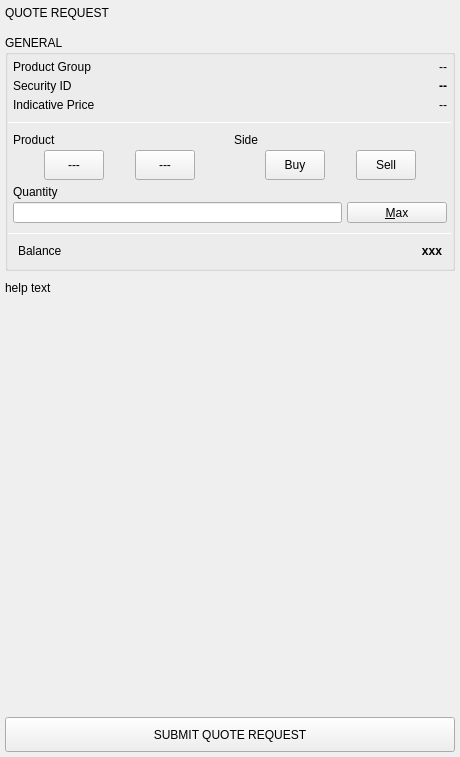
<?xml version="1.0" encoding="UTF-8"?>
<ui version="4.0">
 <class>FuturesTicket</class>
 <widget class="QWidget" name="FuturesTicket">
  <property name="geometry">
   <rect>
    <x>0</x>
    <y>0</y>
    <width>460</width>
    <height>757</height>
   </rect>
  </property>
  <property name="sizePolicy">
   <sizepolicy hsizetype="Minimum" vsizetype="Preferred">
    <horstretch>0</horstretch>
    <verstretch>0</verstretch>
   </sizepolicy>
  </property>
  <property name="minimumSize">
   <size>
    <width>0</width>
    <height>0</height>
   </size>
  </property>
  <property name="maximumSize">
   <size>
    <width>16777215</width>
    <height>16777215</height>
   </size>
  </property>
  <property name="windowTitle">
   <string>Form</string>
  </property>
  <layout class="QVBoxLayout" name="verticalLayout_4">
   <property name="spacing">
    <number>5</number>
   </property>
   <property name="leftMargin">
    <number>0</number>
   </property>
   <property name="topMargin">
    <number>0</number>
   </property>
   <property name="rightMargin">
    <number>0</number>
   </property>
   <property name="bottomMargin">
    <number>0</number>
   </property>
   <item>
    <widget class="QWidget" name="horizontalWidgetHeader" native="true">
     <property name="minimumSize">
      <size>
       <width>0</width>
       <height>25</height>
      </size>
     </property>
     <property name="headerPanel" stdset="0">
      <bool>true</bool>
     </property>
     <layout class="QHBoxLayout" name="horizontalLayout_2">
      <property name="spacing">
       <number>5</number>
      </property>
      <property name="leftMargin">
       <number>5</number>
      </property>
      <property name="topMargin">
       <number>0</number>
      </property>
      <property name="rightMargin">
       <number>0</number>
      </property>
      <property name="bottomMargin">
       <number>0</number>
      </property>
      <item>
       <widget class="QLabel" name="label">
        <property name="text">
         <string>QUOTE REQUEST</string>
        </property>
        <property name="indent">
         <number>0</number>
        </property>
        <property name="headerLabel" stdset="0">
         <bool>true</bool>
        </property>
       </widget>
      </item>
     </layout>
    </widget>
   </item>
   <item>
    <widget class="QWidget" name="content" native="true">
     <layout class="QVBoxLayout" name="verticalLayout">
      <property name="spacing">
       <number>10</number>
      </property>
      <property name="leftMargin">
       <number>5</number>
      </property>
      <property name="topMargin">
       <number>5</number>
      </property>
      <property name="rightMargin">
       <number>5</number>
      </property>
      <property name="bottomMargin">
       <number>5</number>
      </property>
      <item>
       <widget class="QGroupBox" name="groupBox">
        <property name="title">
         <string>GENERAL</string>
        </property>
        <property name="wellGroupBoxWithButtonBar" stdset="0">
         <bool>true</bool>
        </property>
        <layout class="QVBoxLayout" name="verticalLayout_13">
         <property name="spacing">
          <number>10</number>
         </property>
         <property name="leftMargin">
          <number>0</number>
         </property>
         <property name="topMargin">
          <number>0</number>
         </property>
         <property name="rightMargin">
          <number>0</number>
         </property>
         <property name="bottomMargin">
          <number>0</number>
         </property>
         <item>
          <widget class="QWidget" name="verticalWidgetGeneral" native="true">
           <layout class="QVBoxLayout" name="verticalLayout_8">
            <property name="spacing">
             <number>5</number>
            </property>
            <property name="leftMargin">
             <number>5</number>
            </property>
            <property name="topMargin">
             <number>5</number>
            </property>
            <property name="rightMargin">
             <number>5</number>
            </property>
            <property name="bottomMargin">
             <number>0</number>
            </property>
            <item>
             <widget class="QWidget" name="verticalWidgetProductGroup" native="true">
              <property name="minimumSize">
               <size>
                <width>0</width>
                <height>0</height>
               </size>
              </property>
              <layout class="QHBoxLayout" name="horizontalLayout_6">
               <property name="spacing">
                <number>0</number>
               </property>
               <property name="leftMargin">
                <number>0</number>
               </property>
               <property name="topMargin">
                <number>0</number>
               </property>
               <property name="rightMargin">
                <number>0</number>
               </property>
               <property name="bottomMargin">
                <number>0</number>
               </property>
               <item>
                <widget class="QLabel" name="label_2">
                 <property name="maximumSize">
                  <size>
                   <width>100</width>
                   <height>16777215</height>
                  </size>
                 </property>
                 <property name="text">
                  <string>Product Group</string>
                 </property>
                </widget>
               </item>
               <item>
                <widget class="QLabel" name="labelProductGroup">
                 <property name="text">
                  <string>--</string>
                 </property>
                 <property name="alignment">
                  <set>Qt::AlignRight|Qt::AlignTrailing|Qt::AlignVCenter</set>
                 </property>
                 <property name="whiteLabel" stdset="0">
                  <bool>true</bool>
                 </property>
                </widget>
               </item>
              </layout>
             </widget>
            </item>
            <item>
             <widget class="QWidget" name="horizontalWidgetSecurity" native="true">
              <property name="minimumSize">
               <size>
                <width>0</width>
                <height>0</height>
               </size>
              </property>
              <layout class="QHBoxLayout" name="horizontalLayout_8">
               <property name="spacing">
                <number>5</number>
               </property>
               <property name="leftMargin">
                <number>0</number>
               </property>
               <property name="topMargin">
                <number>0</number>
               </property>
               <property name="rightMargin">
                <number>0</number>
               </property>
               <property name="bottomMargin">
                <number>0</number>
               </property>
               <item>
                <widget class="QLabel" name="label_5">
                 <property name="maximumSize">
                  <size>
                   <width>100</width>
                   <height>16777215</height>
                  </size>
                 </property>
                 <property name="text">
                  <string>Security ID</string>
                 </property>
                </widget>
               </item>
               <item>
                <widget class="QLabel" name="labelSecurityId">
                 <property name="styleSheet">
                  <string notr="true">font-weight: bold;</string>
                 </property>
                 <property name="text">
                  <string>--</string>
                 </property>
                 <property name="alignment">
                  <set>Qt::AlignRight|Qt::AlignTrailing|Qt::AlignVCenter</set>
                 </property>
                 <property name="whiteLabel" stdset="0">
                  <bool>true</bool>
                 </property>
                </widget>
               </item>
              </layout>
             </widget>
            </item>
            <item>
             <widget class="QWidget" name="horizontalWidgetPrice" native="true">
              <property name="minimumSize">
               <size>
                <width>0</width>
                <height>0</height>
               </size>
              </property>
              <layout class="QHBoxLayout" name="horizontalLayout_9">
               <property name="spacing">
                <number>5</number>
               </property>
               <property name="leftMargin">
                <number>0</number>
               </property>
               <property name="topMargin">
                <number>0</number>
               </property>
               <property name="rightMargin">
                <number>0</number>
               </property>
               <property name="bottomMargin">
                <number>0</number>
               </property>
               <item>
                <widget class="QLabel" name="label_7">
                 <property name="maximumSize">
                  <size>
                   <width>100</width>
                   <height>16777215</height>
                  </size>
                 </property>
                 <property name="text">
                  <string>Indicative Price</string>
                 </property>
                </widget>
               </item>
               <item>
                <widget class="QLabel" name="labelIndicativePrice">
                 <property name="text">
                  <string>--</string>
                 </property>
                 <property name="alignment">
                  <set>Qt::AlignRight|Qt::AlignTrailing|Qt::AlignVCenter</set>
                 </property>
                 <property name="whiteLabel" stdset="0">
                  <bool>true</bool>
                 </property>
                </widget>
               </item>
              </layout>
             </widget>
            </item>
           </layout>
          </widget>
         </item>
         <item>
          <widget class="Line" name="lineBeforeProduct">
           <property name="maximumSize">
            <size>
             <width>16777215</width>
             <height>1</height>
            </size>
           </property>
           <property name="orientation">
            <enum>Qt::Horizontal</enum>
           </property>
          </widget>
         </item>
         <item>
          <widget class="QWidget" name="verticalWidgetSelectedProduct" native="true">
           <property name="minimumSize">
            <size>
             <width>0</width>
             <height>0</height>
            </size>
           </property>
           <layout class="QVBoxLayout" name="verticalLayout_14">
            <property name="spacing">
             <number>5</number>
            </property>
            <property name="leftMargin">
             <number>5</number>
            </property>
            <property name="topMargin">
             <number>0</number>
            </property>
            <property name="rightMargin">
             <number>5</number>
            </property>
            <property name="bottomMargin">
             <number>0</number>
            </property>
            <item>
             <widget class="QWidget" name="productside" native="true">
              <property name="minimumSize">
               <size>
                <width>0</width>
                <height>0</height>
               </size>
              </property>
              <property name="maximumSize">
               <size>
                <width>16777215</width>
                <height>16777215</height>
               </size>
              </property>
              <layout class="QHBoxLayout" name="horizontalLayout_3">
               <property name="spacing">
                <number>5</number>
               </property>
               <property name="leftMargin">
                <number>0</number>
               </property>
               <property name="topMargin">
                <number>0</number>
               </property>
               <property name="rightMargin">
                <number>0</number>
               </property>
               <property name="bottomMargin">
                <number>0</number>
               </property>
               <item>
                <widget class="QWidget" name="verticalWidgetProduct" native="true">
                 <property name="minimumSize">
                  <size>
                   <width>0</width>
                   <height>0</height>
                  </size>
                 </property>
                 <layout class="QVBoxLayout" name="verticalLayout_2">
                  <property name="spacing">
                   <number>3</number>
                  </property>
                  <property name="leftMargin">
                   <number>0</number>
                  </property>
                  <property name="topMargin">
                   <number>0</number>
                  </property>
                  <property name="rightMargin">
                   <number>0</number>
                  </property>
                  <property name="bottomMargin">
                   <number>0</number>
                  </property>
                  <item>
                   <widget class="QLabel" name="labelProduct">
                    <property name="text">
                     <string>Product</string>
                    </property>
                   </widget>
                  </item>
                  <item>
                   <widget class="QWidget" name="widget_2" native="true">
                    <layout class="QHBoxLayout" name="horizontalLayout_10">
                     <property name="spacing">
                      <number>0</number>
                     </property>
                     <property name="leftMargin">
                      <number>0</number>
                     </property>
                     <property name="topMargin">
                      <number>0</number>
                     </property>
                     <property name="rightMargin">
                      <number>0</number>
                     </property>
                     <property name="bottomMargin">
                      <number>0</number>
                     </property>
                     <item>
                      <widget class="QPushButton" name="pushButtonNumCcy">
                       <property name="minimumSize">
                        <size>
                         <width>60</width>
                         <height>30</height>
                        </size>
                       </property>
                       <property name="maximumSize">
                        <size>
                         <width>60</width>
                         <height>30</height>
                        </size>
                       </property>
                       <property name="text">
                        <string>---</string>
                       </property>
                       <property name="checkable">
                        <bool>true</bool>
                       </property>
                       <property name="left_button" stdset="0">
                        <bool>true</bool>
                       </property>
                      </widget>
                     </item>
                     <item>
                      <widget class="QPushButton" name="pushButtonDenomCcy">
                       <property name="minimumSize">
                        <size>
                         <width>60</width>
                         <height>30</height>
                        </size>
                       </property>
                       <property name="maximumSize">
                        <size>
                         <width>60</width>
                         <height>30</height>
                        </size>
                       </property>
                       <property name="text">
                        <string>---</string>
                       </property>
                       <property name="checkable">
                        <bool>true</bool>
                       </property>
                       <property name="right_button" stdset="0">
                        <bool>true</bool>
                       </property>
                      </widget>
                     </item>
                    </layout>
                   </widget>
                  </item>
                 </layout>
                </widget>
               </item>
               <item>
                <widget class="QWidget" name="verticalWidgetSide" native="true">
                 <property name="minimumSize">
                  <size>
                   <width>0</width>
                   <height>0</height>
                  </size>
                 </property>
                 <layout class="QVBoxLayout" name="verticalLayout_3">
                  <property name="spacing">
                   <number>3</number>
                  </property>
                  <property name="leftMargin">
                   <number>1</number>
                  </property>
                  <property name="topMargin">
                   <number>0</number>
                  </property>
                  <property name="rightMargin">
                   <number>0</number>
                  </property>
                  <property name="bottomMargin">
                   <number>0</number>
                  </property>
                  <item>
                   <widget class="QLabel" name="labelSide">
                    <property name="text">
                     <string>Side</string>
                    </property>
                   </widget>
                  </item>
                  <item>
                   <widget class="QWidget" name="widget" native="true">
                    <property name="sideSwitchContainer" stdset="0">
                     <bool>true</bool>
                    </property>
                    <layout class="QHBoxLayout" name="horizontalLayout_11">
                     <property name="spacing">
                      <number>0</number>
                     </property>
                     <property name="leftMargin">
                      <number>0</number>
                     </property>
                     <property name="topMargin">
                      <number>0</number>
                     </property>
                     <property name="rightMargin">
                      <number>0</number>
                     </property>
                     <property name="bottomMargin">
                      <number>0</number>
                     </property>
                     <item>
                      <widget class="QPushButton" name="pushButtonBuy">
                       <property name="minimumSize">
                        <size>
                         <width>60</width>
                         <height>30</height>
                        </size>
                       </property>
                       <property name="maximumSize">
                        <size>
                         <width>60</width>
                         <height>30</height>
                        </size>
                       </property>
                       <property name="text">
                        <string>Buy</string>
                       </property>
                       <property name="checkable">
                        <bool>true</bool>
                       </property>
                       <property name="left_button" stdset="0">
                        <bool>true</bool>
                       </property>
                      </widget>
                     </item>
                     <item>
                      <widget class="QPushButton" name="pushButtonSell">
                       <property name="minimumSize">
                        <size>
                         <width>60</width>
                         <height>30</height>
                        </size>
                       </property>
                       <property name="maximumSize">
                        <size>
                         <width>60</width>
                         <height>30</height>
                        </size>
                       </property>
                       <property name="text">
                        <string>Sell</string>
                       </property>
                       <property name="checkable">
                        <bool>true</bool>
                       </property>
                       <property name="right_button" stdset="0">
                        <bool>true</bool>
                       </property>
                      </widget>
                     </item>
                    </layout>
                   </widget>
                  </item>
                 </layout>
                </widget>
               </item>
              </layout>
             </widget>
            </item>
            <item>
             <widget class="QWidget" name="QuantityLayout" native="true">
              <property name="minimumSize">
               <size>
                <width>0</width>
                <height>0</height>
               </size>
              </property>
              <layout class="QVBoxLayout" name="verticalLayout_11">
               <property name="spacing">
                <number>3</number>
               </property>
               <property name="leftMargin">
                <number>0</number>
               </property>
               <property name="topMargin">
                <number>0</number>
               </property>
               <property name="rightMargin">
                <number>0</number>
               </property>
               <property name="bottomMargin">
                <number>0</number>
               </property>
               <item>
                <widget class="QLabel" name="quantityLabel">
                 <property name="text">
                  <string>Quantity</string>
                 </property>
                </widget>
               </item>
               <item>
                <widget class="QWidget" name="quantityWidget" native="true">
                 <property name="sizePolicy">
                  <sizepolicy hsizetype="MinimumExpanding" vsizetype="Preferred">
                   <horstretch>0</horstretch>
                   <verstretch>0</verstretch>
                  </sizepolicy>
                 </property>
                 <layout class="QHBoxLayout" name="horizontalLayout">
                  <property name="spacing">
                   <number>5</number>
                  </property>
                  <property name="leftMargin">
                   <number>0</number>
                  </property>
                  <property name="topMargin">
                   <number>0</number>
                  </property>
                  <property name="rightMargin">
                   <number>0</number>
                  </property>
                  <property name="bottomMargin">
                   <number>0</number>
                  </property>
                  <item alignment="Qt::AlignVCenter">
                   <widget class="QLineEdit" name="lineEditAmount">
                    <property name="sizePolicy">
                     <sizepolicy hsizetype="MinimumExpanding" vsizetype="Fixed">
                      <horstretch>0</horstretch>
                      <verstretch>0</verstretch>
                     </sizepolicy>
                    </property>
                    <property name="minimumSize">
                     <size>
                      <width>0</width>
                      <height>21</height>
                     </size>
                    </property>
                    <property name="maximumSize">
                     <size>
                      <width>16777215</width>
                      <height>21</height>
                     </size>
                    </property>
                    <property name="text">
                     <string/>
                    </property>
                   </widget>
                  </item>
                  <item alignment="Qt::AlignVCenter">
                   <widget class="QPushButton" name="toolButtonMax">
                    <property name="minimumSize">
                     <size>
                      <width>100</width>
                      <height>21</height>
                     </size>
                    </property>
                    <property name="maximumSize">
                     <size>
                      <width>100</width>
                      <height>21</height>
                     </size>
                    </property>
                    <property name="text">
                     <string>&amp;Max</string>
                    </property>
                   </widget>
                  </item>
                 </layout>
                </widget>
               </item>
              </layout>
             </widget>
            </item>
           </layout>
          </widget>
         </item>
         <item>
          <widget class="Line" name="lineBeforeBalance">
           <property name="maximumSize">
            <size>
             <width>16777215</width>
             <height>1</height>
            </size>
           </property>
           <property name="orientation">
            <enum>Qt::Horizontal</enum>
           </property>
          </widget>
         </item>
         <item>
          <widget class="QWidget" name="balanceLayout" native="true">
           <property name="minimumSize">
            <size>
             <width>0</width>
             <height>0</height>
            </size>
           </property>
           <layout class="QHBoxLayout" name="horizontalLayout_5">
            <property name="spacing">
             <number>3</number>
            </property>
            <property name="leftMargin">
             <number>10</number>
            </property>
            <property name="topMargin">
             <number>0</number>
            </property>
            <property name="rightMargin">
             <number>10</number>
            </property>
            <property name="bottomMargin">
             <number>10</number>
            </property>
            <item>
             <widget class="QLabel" name="cashBalanceLabel">
              <property name="text">
               <string>Balance</string>
              </property>
             </widget>
            </item>
            <item>
             <widget class="QLabel" name="labelBalanceValue">
              <property name="styleSheet">
               <string notr="true">font-weight: bold;</string>
              </property>
              <property name="text">
               <string>xxx</string>
              </property>
              <property name="alignment">
               <set>Qt::AlignRight|Qt::AlignTrailing|Qt::AlignVCenter</set>
              </property>
              <property name="whiteLabel" stdset="0">
               <bool>true</bool>
              </property>
             </widget>
            </item>
           </layout>
          </widget>
         </item>
        </layout>
       </widget>
      </item>
      <item>
       <widget class="QLabel" name="helpLabel">
        <property name="sizePolicy">
         <sizepolicy hsizetype="Minimum" vsizetype="Preferred">
          <horstretch>0</horstretch>
          <verstretch>0</verstretch>
         </sizepolicy>
        </property>
        <property name="text">
         <string>help text</string>
        </property>
        <property name="wordWrap">
         <bool>true</bool>
        </property>
        <property name="smallPrint" stdset="0">
         <bool>true</bool>
        </property>
       </widget>
      </item>
     </layout>
    </widget>
   </item>
   <item>
    <spacer name="verticalSpacer">
     <property name="orientation">
      <enum>Qt::Vertical</enum>
     </property>
     <property name="sizeHint" stdset="0">
      <size>
       <width>20</width>
       <height>0</height>
      </size>
     </property>
    </spacer>
   </item>
   <item>
    <widget class="QWidget" name="horizontalWidgetSubmit" native="true">
     <property name="minimumSize">
      <size>
       <width>0</width>
       <height>0</height>
      </size>
     </property>
     <property name="buttonBar" stdset="0">
      <bool>true</bool>
     </property>
     <layout class="QHBoxLayout" name="horizontalLayout_4">
      <property name="spacing">
       <number>5</number>
      </property>
      <property name="leftMargin">
       <number>5</number>
      </property>
      <property name="topMargin">
       <number>5</number>
      </property>
      <property name="rightMargin">
       <number>5</number>
      </property>
      <property name="bottomMargin">
       <number>5</number>
      </property>
      <item>
       <widget class="QPushButton" name="pushButtonSubmit">
        <property name="minimumSize">
         <size>
          <width>0</width>
          <height>35</height>
         </size>
        </property>
        <property name="styleSheet">
         <string notr="true"/>
        </property>
        <property name="text">
         <string>SUBMIT QUOTE REQUEST</string>
        </property>
       </widget>
      </item>
     </layout>
    </widget>
   </item>
  </layout>
 </widget>
 <resources/>
 <connections/>
</ui>
